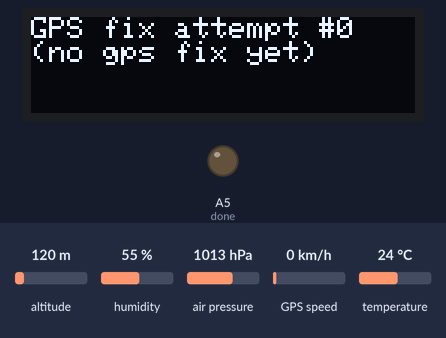
The program below on a simulated CircuitPython board. Parts: 128×32 one-colour display, output pins drawn as LEDs (lit = HIGH). Inputs (shaded band) come from the test bench; at power-on: altitude 120 m, humidity 55 %, air pressure 1013 hPa, GPS speed 0 km/h, temperature 24 °C. The GPS gets a fix after 3 s at 37.7749, -122.4194 with 8 satellites; the modem accepts every AT command (registered, SIM ready, sends succeed) and sends nothing else; what the program prints to the serial console is not drawn. At 10.3 s the program ends and the board releases its pins; the recording ends there.

Above: at 1.1 s.
At 4.2 s:
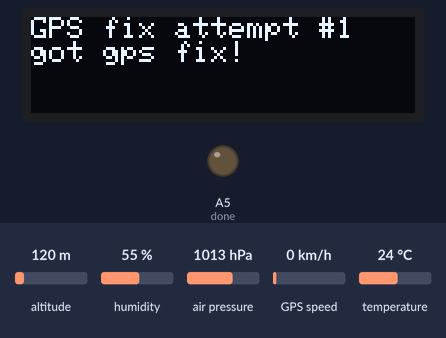
At 7.3 s:
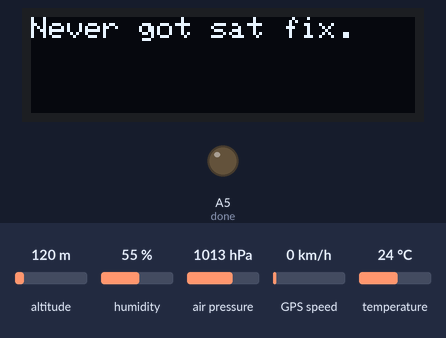
Timing chart, 0 to 10.3 s (numbered marks = the images above):
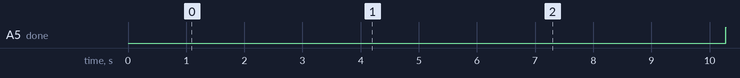

Measured:
- by itself, A5 (done): LOW → HIGH at 10.3 s
- what the display in image 0 shows lasts 3.0 s, from 1.1 s to 4.1 s

The program:

gsatm.py
```python
# CircuitPython Demo - USB/Serial echo

import board, busio, digitalio, time, adafruit_bme280
import adafruit_ssd1306

from analogio import AnalogIn

from adafruit_onewire.bus import OneWireBus
from adafruit_ds18x20 import DS18X20

""" GPS_RETRY_PERIOD = 3 # seconds
GPS_MAX_ATTEMPTS = 50

SAT_RETRY_PERIOD = 5
SAT_MAX_ATTEMPTS = 40
SAT_RESPONSE_THRESHOLD = 30 # seconds
SAT_SIGNAL_THRESHOLD = 3
GOODCOUNT_THRESHOLD = 4 """


GPS_RETRY_PERIOD = 1 # seconds
GPS_MAX_ATTEMPTS = 3

SAT_RETRY_PERIOD = 1
SAT_MAX_ATTEMPTS = 3
SAT_RESPONSE_THRESHOLD = 30 # seconds
SAT_SIGNAL_THRESHOLD = 3
GOODCOUNT_THRESHOLD = 4

def get_voltage(pin):
    return (pin.value * 3.3) / 65536

# Initialize one-wire bus on board pin D5.
ow_bus = OneWireBus(board.A1)


# done pin
done = digitalio.DigitalInOut(board.A5)
done.direction = digitalio.Direction.OUTPUT


# battery measurement pin1
batt_pin = AnalogIn(board.A0)


# TX, RX
uart_gps = busio.UART(board.A2, board.A3, baudrate=9600)

uart_sat = busio.UART(board.TX, board.RX, baudrate=19200)


i2c = busio.I2C(board.SCL, board.SDA)

bme280 = adafruit_bme280.Adafruit_BME280_I2C(i2c)


oled = adafruit_ssd1306.SSD1306_I2C(128, 32, i2c)

trialcount= 0
got_fix = False

## try to get a gps fix
lat = 'NA'
lon = 'NA'

oled.fill(0)


try:

    while ((trialcount < GPS_MAX_ATTEMPTS) and (got_fix == False)):
        try:

            data = uart_gps.readline()
            #data= uart_gps.read(64)
            if data is not None:
                dec=data.decode("utf-8").strip()
                #print(dec)
                sp = dec.split(",")
                #print(sp)
                if (sp[0]=="$GPRMC"):
                    print("count=",trialcount)
                    oled.fill(0)
                    oled.text("GPS fix attempt #"+str(trialcount),0,0,True)
                    oled.show()
                    trialcount = trialcount + 1
                    t=sp[1]
                    status=sp[2]
                    print("----",sp)
                    if (status=='A'):
                        print("got gps fix")
                        oled.text("got gps fix!",0,8,True)
                        oled.show()
                        time.sleep(2)
                        got_fix=True
                        lat = sp[3]
                        lon = sp[5]
                    else:
                        print("no gps fix ... ")
                        oled.text("(no gps fix yet)",0,8,True)
                        oled.show()
                        time.sleep(2)
                        time.sleep(GPS_RETRY_PERIOD)
        except Exception as e:
            print("error: "+str(e))

except Exception as e:
    print("error: "+str(e))

print("lat = ", lat, "lon = ", lon)

# get parameters here
temp = bme280.temperature
humidity = bme280.humidity
pressure = bme280.pressure
probe1=-99.
probe2=-99.

try:
    # Scan for sensors and grab the first one found.
    ds18_bus=ow_bus.scan()
    print(ds18_bus)
    ds18=[]
    for probe in ds18_bus:
        print(probe)
        ds18.append(DS18X20(ow_bus, probe))
    time.sleep(1)
    probe1=ds18[0].temperature
    probe2=ds18[0].temperature

    #probe2=float(ds18[1].temperature)
except Exception as e:
    print("error: "+str(e))

# battery voltage
batt_voltage = 2*float(get_voltage(batt_pin))


trialcount= 0
got_fix = False
goodcount = 0


try:
    while ((trialcount < SAT_MAX_ATTEMPTS) and (got_fix == False)):
        trialcount=trialcount+1
        print("trialcount = ", trialcount)
        uart_sat.write(b"AT+CSQ\r")
        reply=False
        initial_time = time.monotonic()
        current_time = time.monotonic()
        elapsed = time.monotonic() - initial_time # seconds

        sig = 'NA'
        while ((reply==False) and (elapsed < SAT_RESPONSE_THRESHOLD)):
            elapsed = time.monotonic() - initial_time
            #print("elapsed=",elapsed)
            a=uart_sat.readline()
            #print(a)

            if a is not None:
                try:
                    out=a.decode("utf-8").strip().split(":")
                    #print(out)
                    if len(out)==2:
                        sig=out[1]
                        reply=True
                        #print("signal=",sig)
                except OSError:
                    pass
                except RuntimeError:
                    pass

        oled.fill(0)
        oled.text("sat fix attempt #"+str(trialcount),0,0,True)
        oled.text("sig = "+str(sig)+" gc = "+str(goodcount),0,8,True)
        outline1 = "%0.1f,%0.1f,%0.1f,%0.1f" % (temp,humidity,pressure,batt_voltage)
        outline2 = "%0.1f,%0.1f" % (probe1,probe2)
        print(outline1)
        print(outline2)
        #oled.fill(0)
        oled.text(outline1,0,16,True)
        oled.text(outline2,0,24,True)
        oled.show()

        if (int(sig) >= SAT_SIGNAL_THRESHOLD):
            goodcount = goodcount + 1
        else:
            goodcount = 0

        print ("signal = ", sig, "; goodcount = ", goodcount)

        if (goodcount >= GOODCOUNT_THRESHOLD):
            got_fix = True
            print("got fix")

        time.sleep(SAT_RETRY_PERIOD)

except Exception as e:
    print("error: "+str(e))


if (got_fix == True):


    oled.fill(0)
    oled.text("Sat send ...",0,0,True)
    oled.show()
    # then send the data
    uart_sat.write(b"AT&K0\r")
    a=uart_sat.read(32)
    print(a)
    time.sleep(1)

    sendstr = str(lat)+","+str(lon)+","+str(temp)+","+str(humidity)+","+str(pressure)+","+str(probe1)+","+str(probe2)

    uart_sat.write(b"AT+SBDWT="+sendstr+"\r")
    a=uart_sat.readline()
    print(a)
    time.sleep(1)

    uart_sat.write(b"AT+SBDIX\r")

    confirmed = False
    while (confirmed == False):
        a=uart_sat.readline()
        if a is not None:
            print(a)
            try:
                res=a.decode("utf=8").strip()
                res1=res.split(":")
                print(res)
                print(res1)
                if len(res1)==2:
                    if(res1[0]=='+SBDIX'):

                        res2=res1[1].split(",")
                        status=res2[0]
                        print("status=",status)
                        if (int(status)==0):
                            print("confirmed!")
                        confirmed=True
            except OSError:
                pass
            except RuntimeError:
                pass
        time.sleep(1)


    oled.text("status ="+str(status),0,8,True)
    oled.show()
    time.sleep(3)
    print("PULL DONE")
    done.value = False
    done.value=True

    # pull DONE pin and sleep

else:


    oled.fill(0)
    oled.text("Never got sat fix.",0,0,True)
    oled.show()
    time.sleep(3)
    print ("never got a satellite fix")
    print ("PULL DONE")

    done.value = False
    done.value=True

    # pull DONE pin and sleep
```
